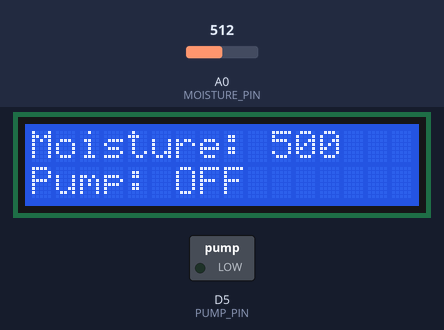
Simulated run of this sketch. Board: ESP8266 (NodeMCU). Parts: 16×2 character LCD, switched loads named in the sketch (green lamp = pin HIGH). Inputs (shaded band) come from the test bench; at power-on: A0 (MOISTURE_PIN) = 512. What the sketch prints to the serial monitor is not drawn.

Above: at 3.2 s.
3.3 s: A0 (MOISTURE_PIN) set to 938
At 5.2 s:
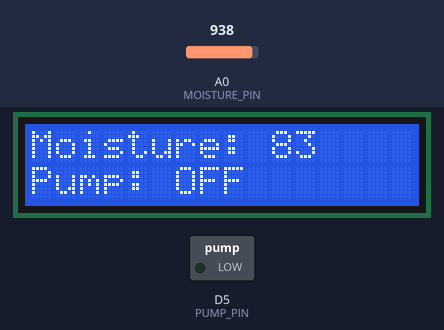
5.6 s: A0 (MOISTURE_PIN) set to 968
At 6.7 s:
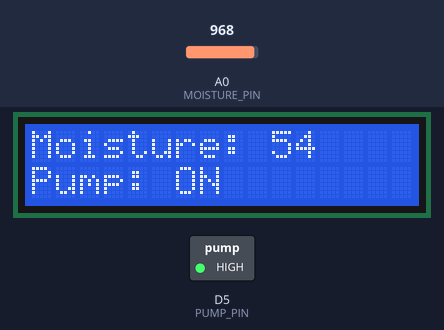
7.7 s: A0 (MOISTURE_PIN) set to 1023
At 9.3 s:
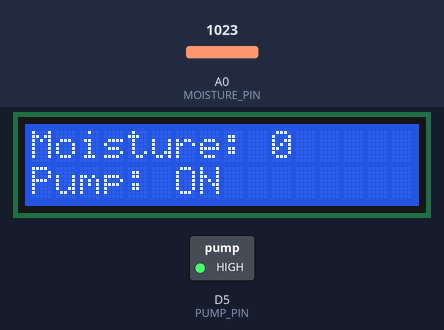
9.8 s: A0 (MOISTURE_PIN) set to 511
At 10.8 s:
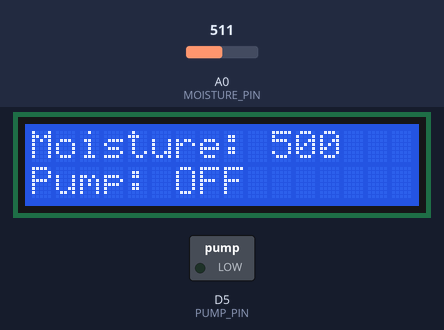
Timing chart, 0 to 12.8 s (numbered marks = the images above; inputs shaded):
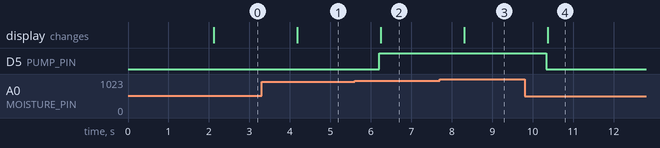

The sketch:

lcd_moisture_sensor_pump.ino
```cpp
#include <Wire.h>
#include <LiquidCrystal_I2C.h>

#define PUMP_PIN D5          // Pin connected to pump/transistor
#define MOISTURE_PIN A0      // Analog pin for moisture sensor

// LCD setup: I2C address 0x27, 16x2 display
LiquidCrystal_I2C lcd(0x27, 16, 2);

bool pumpStatus = false;     // Track pump state

void setup() {
  Serial.begin(9600);

  // Setup pins
  pinMode(PUMP_PIN, OUTPUT);
  pinMode(MOISTURE_PIN, INPUT);

  // LCD initialization
  Wire.begin(D2, D1);  // Adjust if you're using different I2C pins
  lcd.init();
  lcd.backlight();
  lcd.clear();
  lcd.setCursor(0, 0);
  lcd.print("Soil Monitor");
  delay(2000);
  lcd.clear();
}

void loop() {
  // Read and map the moisture level
  int moistureLevel = map(analogRead(MOISTURE_PIN), 0, 1023, 1000, 0);
  Serial.print("Moisture Level: ");
  Serial.println(moistureLevel);

  // Pump control logic
  if (moistureLevel > 80) {
    digitalWrite(PUMP_PIN, LOW);  // OFF
    pumpStatus = false;
    Serial.println("Pump OFF");
  } else if (moistureLevel < 70) {
    digitalWrite(PUMP_PIN, HIGH); // ON
    pumpStatus = true;
    Serial.println("Pump ON");
  }

  // Update LCD
  lcd.setCursor(0, 0);
  lcd.print("Moisture: ");
  lcd.print(moistureLevel);
  lcd.print("   ");  // Clear trailing chars if number shrinks

  lcd.setCursor(0, 1);
  lcd.print("Pump: ");
  lcd.print(pumpStatus ? "ON " : "OFF");
  lcd.print("         ");  // Clear trailing

  delay(1000); // 1 second delay between reads
}
```

Measured:
- the behaviour switches between 951 and 952 on A0 (MOISTURE_PIN) (found by bisection; images 1 and 2)
- after the input at 3.3 s, the display: changes after 0.88 s (image 1)
- after the input at 5.6 s, D5 (PUMP_PIN): LOW → HIGH after 0.61 s; the display: changes after 0.64 s (image 2)
- after the input at 7.7 s, the display: changes after 0.60 s (image 3)
- after the input at 9.8 s, D5 (PUMP_PIN): HIGH → LOW after 0.54 s; the display: changes after 0.57 s (image 4)
